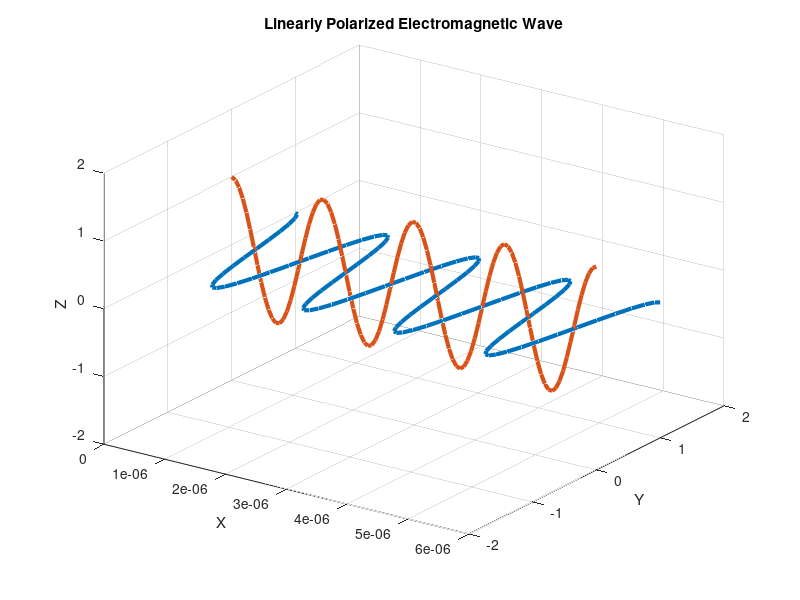

Write MATLAB code to recreate this figure.
clear;
close all
clc

% define variables. c0 is light speed,f is our freq, k=beta=, w=2pif
c0 = 3e8; % c0=10
f = 200e12;
lambda = c0/f;
k = 2*pi/lambda;
w = 2*pi*f;

% create the time step since in matlab we will plot step by step
Nt = 100;
dt = 1/f/50;

% create the vectors for x, y, and z. our wave is traveling in x direction.
% so we have taken x=0. we want to see just 4 waves. so 4 lamba. and in the
% other direction can take any number. i reduced number to 100 so that we
% get result faster. we dont need 1000.
x = linspace(0,4*lambda,100);
y = linspace(0,4*lambda,100);
z = linspace(0,4*lambda,100);

fig = figure;

for nt=1:Nt
  %Wipe the slate clean so we are plotting with a blank figure
  clf
    
  %fill(x,y,'r');
  
  % plot the data. when both waves are same we get linear polarization. e
  % field in y direction and h field in z. 
  plot3(x,cos(k*x-nt*dt*w),z,'LineWidth',3)
  hold on
  plot3(x,y,cos(k*x-nt*dt*w),'LineWidth',3)
  
  % set up the graph.first line is important,  rest is just
  % beautification. view means like from which angle you are watching the
  % wave. so if we watch from an angle other then front view, we will see 4
  % waves in 3d type view
  axis([0 4*lambda -2 2 -2 2]);
  xlabel('X');
  ylabel('Y');
  zlabel('Z');
  title('Linearly Polarized Electromagnetic Wave');
  %legend('Electric Field','Magnetic Field')
  grid on
  view([35 30])
end
